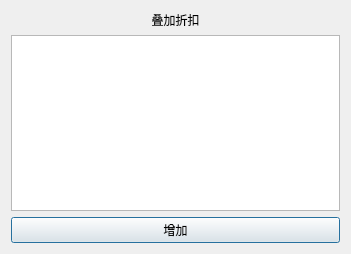
<?xml version="1.0" encoding="UTF-8"?>
<ui version="4.0">
 <class>addsailmethod</class>
 <widget class="QDialog" name="addsailmethod">
  <property name="geometry">
   <rect>
    <x>0</x>
    <y>0</y>
    <width>351</width>
    <height>254</height>
   </rect>
  </property>
  <property name="windowTitle">
   <string>Dialog</string>
  </property>
  <layout class="QVBoxLayout" name="verticalLayout">
   <item>
    <widget class="QLabel" name="label">
     <property name="text">
      <string>叠加折扣</string>
     </property>
     <property name="alignment">
      <set>Qt::AlignCenter</set>
     </property>
    </widget>
   </item>
   <item>
    <widget class="QTableView" name="table_goods"/>
   </item>
   <item>
    <widget class="QPushButton" name="button_add">
     <property name="text">
      <string>增加</string>
     </property>
    </widget>
   </item>
  </layout>
 </widget>
 <resources/>
 <connections/>
</ui>
